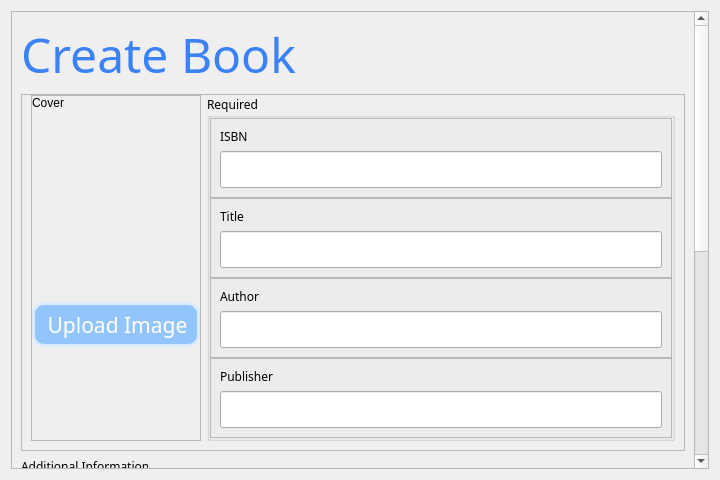
<?xml version="1.0" encoding="UTF-8"?>
<ui version="4.0">
 <class>Dialog</class>
 <widget class="QDialog" name="Dialog">
  <property name="geometry">
   <rect>
    <x>0</x>
    <y>0</y>
    <width>720</width>
    <height>480</height>
   </rect>
  </property>
  <property name="windowTitle">
   <string>Add Book</string>
  </property>
  <layout class="QVBoxLayout" name="dialogVerticalLayout">
   <item>
    <widget class="QScrollArea" name="scrollArea">
     <property name="widgetResizable">
      <bool>true</bool>
     </property>
     <widget class="QWidget" name="scrollAreaWidgetContents">
      <property name="geometry">
       <rect>
        <x>0</x>
        <y>0</y>
        <width>694</width>
        <height>903</height>
       </rect>
      </property>
      <layout class="QVBoxLayout" name="verticalLayout_12">
       <item>
        <widget class="QLabel" name="bookFormDialogTitle">
         <property name="font">
          <font>
           <family>Magic Retro</family>
           <pointsize>36</pointsize>
          </font>
         </property>
         <property name="styleSheet">
          <string notr="true">QLabel { color: #3B82F6; }</string>
         </property>
         <property name="text">
          <string>Create Book</string>
         </property>
        </widget>
       </item>
       <item>
        <spacer name="verticalSpacer_2">
         <property name="orientation">
          <enum>Qt::Orientation::Vertical</enum>
         </property>
         <property name="sizeHint" stdset="0">
          <size>
           <width>20</width>
           <height>40</height>
          </size>
         </property>
        </spacer>
       </item>
       <item>
        <widget class="QFrame" name="frame_10">
         <property name="frameShape">
          <enum>QFrame::Shape::StyledPanel</enum>
         </property>
         <property name="frameShadow">
          <enum>QFrame::Shadow::Raised</enum>
         </property>
         <layout class="QHBoxLayout" name="horizontalLayout">
          <property name="topMargin">
           <number>0</number>
          </property>
          <item>
           <widget class="QFrame" name="frame_9">
            <property name="frameShape">
             <enum>QFrame::Shape::StyledPanel</enum>
            </property>
            <property name="frameShadow">
             <enum>QFrame::Shadow::Raised</enum>
            </property>
            <layout class="QVBoxLayout" name="verticalLayout_11">
             <property name="leftMargin">
              <number>0</number>
             </property>
             <property name="topMargin">
              <number>0</number>
             </property>
             <property name="rightMargin">
              <number>0</number>
             </property>
             <property name="bottomMargin">
              <number>0</number>
             </property>
             <item alignment="Qt::AlignmentFlag::AlignBottom">
              <widget class="QLabel" name="label_11">
               <property name="text">
                <string>Cover</string>
               </property>
              </widget>
             </item>
             <item>
              <widget class="QLabel" name="bookCoverPlaceholder">
               <property name="minimumSize">
                <size>
                 <width>140</width>
                 <height>180</height>
                </size>
               </property>
               <property name="maximumSize">
                <size>
                 <width>140</width>
                 <height>180</height>
                </size>
               </property>
               <property name="styleSheet">
                <string notr="true">image: url(:/assets/images/placeholder.png);
QLabel {
  border-radius: 12px;
  border: 3px solid #DBEAFE;
}</string>
               </property>
               <property name="scaledContents">
                <bool>true</bool>
               </property>
              </widget>
             </item>
             <item>
              <widget class="QToolButton" name="toolButton">
               <property name="minimumSize">
                <size>
                 <width>36</width>
                 <height>36</height>
                </size>
               </property>
               <property name="font">
                <font>
                 <family>Poppins</family>
                 <pointsize>16</pointsize>
                </font>
               </property>
               <property name="styleSheet">
                <string notr="true">QToolButton {
  background: #93C5FD; color: #FFF;
  border-radius: 12px; border: 3px solid #DBEAFE;
  padding: 3px 3px 3px 6px;
}
QToolButton:hover   { background: rgba(147,197,253,200); }
QToolButton:pressed { background: rgba(147,197,253,150); }
QToolButton QLabel  { margin-left: 6px; }</string>
               </property>
               <property name="text">
                <string>Upload Image</string>
               </property>
               <property name="toolButtonStyle">
                <enum>Qt::ToolButtonStyle::ToolButtonTextBesideIcon</enum>
               </property>
              </widget>
             </item>
             <item>
              <spacer name="verticalSpacer">
               <property name="orientation">
                <enum>Qt::Orientation::Vertical</enum>
               </property>
               <property name="sizeHint" stdset="0">
                <size>
                 <width>20</width>
                 <height>40</height>
                </size>
               </property>
              </spacer>
             </item>
            </layout>
           </widget>
          </item>
          <item>
           <widget class="QGroupBox" name="groupBox">
            <property name="font">
             <font>
              <family>Poppins</family>
             </font>
            </property>
            <property name="title">
             <string>Required</string>
            </property>
            <layout class="QVBoxLayout" name="verticalLayout_5">
             <property name="spacing">
              <number>0</number>
             </property>
             <property name="leftMargin">
              <number>0</number>
             </property>
             <property name="topMargin">
              <number>0</number>
             </property>
             <property name="rightMargin">
              <number>0</number>
             </property>
             <property name="bottomMargin">
              <number>0</number>
             </property>
             <item>
              <widget class="QFrame" name="frame">
               <property name="minimumSize">
                <size>
                 <width>0</width>
                 <height>80</height>
                </size>
               </property>
               <property name="frameShape">
                <enum>QFrame::Shape::StyledPanel</enum>
               </property>
               <property name="frameShadow">
                <enum>QFrame::Shadow::Raised</enum>
               </property>
               <layout class="QVBoxLayout" name="verticalLayout">
                <item alignment="Qt::AlignmentFlag::AlignBottom">
                 <widget class="QLabel" name="label">
                  <property name="text">
                   <string>ISBN</string>
                  </property>
                 </widget>
                </item>
                <item>
                 <widget class="QLineEdit" name="bookIsbnInput">
                  <property name="sizePolicy">
                   <sizepolicy hsizetype="Expanding" vsizetype="Expanding">
                    <horstretch>0</horstretch>
                    <verstretch>0</verstretch>
                   </sizepolicy>
                  </property>
                 </widget>
                </item>
               </layout>
              </widget>
             </item>
             <item>
              <widget class="QFrame" name="frame_2">
               <property name="minimumSize">
                <size>
                 <width>0</width>
                 <height>80</height>
                </size>
               </property>
               <property name="frameShape">
                <enum>QFrame::Shape::StyledPanel</enum>
               </property>
               <property name="frameShadow">
                <enum>QFrame::Shadow::Raised</enum>
               </property>
               <layout class="QVBoxLayout" name="verticalLayout_2">
                <item alignment="Qt::AlignmentFlag::AlignBottom">
                 <widget class="QLabel" name="label_2">
                  <property name="text">
                   <string>Title</string>
                  </property>
                 </widget>
                </item>
                <item>
                 <widget class="QLineEdit" name="bookTitleInput">
                  <property name="sizePolicy">
                   <sizepolicy hsizetype="Expanding" vsizetype="Expanding">
                    <horstretch>0</horstretch>
                    <verstretch>0</verstretch>
                   </sizepolicy>
                  </property>
                 </widget>
                </item>
               </layout>
              </widget>
             </item>
             <item>
              <widget class="QFrame" name="frame_3">
               <property name="minimumSize">
                <size>
                 <width>0</width>
                 <height>80</height>
                </size>
               </property>
               <property name="frameShape">
                <enum>QFrame::Shape::StyledPanel</enum>
               </property>
               <property name="frameShadow">
                <enum>QFrame::Shadow::Raised</enum>
               </property>
               <layout class="QVBoxLayout" name="verticalLayout_3">
                <item alignment="Qt::AlignmentFlag::AlignBottom">
                 <widget class="QLabel" name="label_3">
                  <property name="text">
                   <string>Author</string>
                  </property>
                 </widget>
                </item>
                <item>
                 <widget class="QLineEdit" name="bookAuthorInput">
                  <property name="sizePolicy">
                   <sizepolicy hsizetype="Expanding" vsizetype="Expanding">
                    <horstretch>0</horstretch>
                    <verstretch>0</verstretch>
                   </sizepolicy>
                  </property>
                 </widget>
                </item>
               </layout>
              </widget>
             </item>
             <item>
              <widget class="QFrame" name="frame_4">
               <property name="minimumSize">
                <size>
                 <width>0</width>
                 <height>80</height>
                </size>
               </property>
               <property name="frameShape">
                <enum>QFrame::Shape::StyledPanel</enum>
               </property>
               <property name="frameShadow">
                <enum>QFrame::Shadow::Raised</enum>
               </property>
               <layout class="QVBoxLayout" name="verticalLayout_4">
                <item alignment="Qt::AlignmentFlag::AlignBottom">
                 <widget class="QLabel" name="label_5">
                  <property name="text">
                   <string>Publisher</string>
                  </property>
                 </widget>
                </item>
                <item>
                 <widget class="QLineEdit" name="bookPublisherInput">
                  <property name="sizePolicy">
                   <sizepolicy hsizetype="Expanding" vsizetype="Expanding">
                    <horstretch>0</horstretch>
                    <verstretch>0</verstretch>
                   </sizepolicy>
                  </property>
                 </widget>
                </item>
               </layout>
              </widget>
             </item>
            </layout>
           </widget>
          </item>
         </layout>
        </widget>
       </item>
       <item>
        <widget class="QGroupBox" name="groupBox_2">
         <property name="font">
          <font>
           <family>Poppins</family>
          </font>
         </property>
         <property name="title">
          <string>Additional Information</string>
         </property>
         <layout class="QVBoxLayout" name="verticalLayout_6">
          <property name="spacing">
           <number>0</number>
          </property>
          <property name="leftMargin">
           <number>0</number>
          </property>
          <property name="topMargin">
           <number>0</number>
          </property>
          <property name="rightMargin">
           <number>0</number>
          </property>
          <property name="bottomMargin">
           <number>0</number>
          </property>
          <item>
           <widget class="QFrame" name="frame_5">
            <property name="minimumSize">
             <size>
              <width>0</width>
              <height>80</height>
             </size>
            </property>
            <property name="frameShape">
             <enum>QFrame::Shape::StyledPanel</enum>
            </property>
            <property name="frameShadow">
             <enum>QFrame::Shadow::Raised</enum>
            </property>
            <layout class="QVBoxLayout" name="verticalLayout_7">
             <item alignment="Qt::AlignmentFlag::AlignBottom">
              <widget class="QLabel" name="label_6">
               <property name="text">
                <string>Publication Year</string>
               </property>
              </widget>
             </item>
             <item>
              <widget class="QLineEdit" name="bookYearInput">
               <property name="sizePolicy">
                <sizepolicy hsizetype="Expanding" vsizetype="Expanding">
                 <horstretch>0</horstretch>
                 <verstretch>0</verstretch>
                </sizepolicy>
               </property>
              </widget>
             </item>
            </layout>
           </widget>
          </item>
          <item>
           <widget class="QFrame" name="frame_6">
            <property name="minimumSize">
             <size>
              <width>0</width>
              <height>80</height>
             </size>
            </property>
            <property name="frameShape">
             <enum>QFrame::Shape::StyledPanel</enum>
            </property>
            <property name="frameShadow">
             <enum>QFrame::Shadow::Raised</enum>
            </property>
            <layout class="QVBoxLayout" name="verticalLayout_8">
             <item alignment="Qt::AlignmentFlag::AlignBottom">
              <widget class="QLabel" name="label_7">
               <property name="text">
                <string>Genre</string>
               </property>
              </widget>
             </item>
             <item>
              <widget class="QLineEdit" name="bookGenreInput">
               <property name="sizePolicy">
                <sizepolicy hsizetype="Expanding" vsizetype="Expanding">
                 <horstretch>0</horstretch>
                 <verstretch>0</verstretch>
                </sizepolicy>
               </property>
              </widget>
             </item>
            </layout>
           </widget>
          </item>
          <item>
           <widget class="QFrame" name="frame_7">
            <property name="minimumSize">
             <size>
              <width>0</width>
              <height>80</height>
             </size>
            </property>
            <property name="frameShape">
             <enum>QFrame::Shape::StyledPanel</enum>
            </property>
            <property name="frameShadow">
             <enum>QFrame::Shadow::Raised</enum>
            </property>
            <layout class="QVBoxLayout" name="verticalLayout_9">
             <item alignment="Qt::AlignmentFlag::AlignBottom">
              <widget class="QLabel" name="label_8">
               <property name="text">
                <string>Language</string>
               </property>
              </widget>
             </item>
             <item>
              <widget class="QLineEdit" name="bookLanguageInput">
               <property name="sizePolicy">
                <sizepolicy hsizetype="Expanding" vsizetype="Expanding">
                 <horstretch>0</horstretch>
                 <verstretch>0</verstretch>
                </sizepolicy>
               </property>
              </widget>
             </item>
            </layout>
           </widget>
          </item>
          <item>
           <widget class="QFrame" name="frame_8">
            <property name="minimumSize">
             <size>
              <width>0</width>
              <height>80</height>
             </size>
            </property>
            <property name="frameShape">
             <enum>QFrame::Shape::StyledPanel</enum>
            </property>
            <property name="frameShadow">
             <enum>QFrame::Shadow::Raised</enum>
            </property>
            <layout class="QVBoxLayout" name="verticalLayout_10">
             <item alignment="Qt::AlignmentFlag::AlignBottom">
              <widget class="QLabel" name="label_9">
               <property name="text">
                <string>Description</string>
               </property>
              </widget>
             </item>
             <item>
              <widget class="QLineEdit" name="bookDescriptionInput">
               <property name="sizePolicy">
                <sizepolicy hsizetype="Expanding" vsizetype="Expanding">
                 <horstretch>0</horstretch>
                 <verstretch>0</verstretch>
                </sizepolicy>
               </property>
              </widget>
             </item>
            </layout>
           </widget>
          </item>
         </layout>
        </widget>
       </item>
       <item>
        <spacer name="verticalSpacer_3">
         <property name="orientation">
          <enum>Qt::Orientation::Vertical</enum>
         </property>
         <property name="sizeHint" stdset="0">
          <size>
           <width>20</width>
           <height>40</height>
          </size>
         </property>
        </spacer>
       </item>
       <item>
        <widget class="QFrame" name="frame_11">
         <property name="sizePolicy">
          <sizepolicy hsizetype="Preferred" vsizetype="Preferred">
           <horstretch>0</horstretch>
           <verstretch>1</verstretch>
          </sizepolicy>
         </property>
         <property name="minimumSize">
          <size>
           <width>0</width>
           <height>60</height>
          </size>
         </property>
         <property name="frameShape">
          <enum>QFrame::Shape::StyledPanel</enum>
         </property>
         <property name="frameShadow">
          <enum>QFrame::Shadow::Raised</enum>
         </property>
         <layout class="QHBoxLayout" name="horizontalLayout_2">
          <property name="topMargin">
           <number>0</number>
          </property>
          <property name="bottomMargin">
           <number>0</number>
          </property>
          <item>
           <spacer name="horizontalSpacer">
            <property name="orientation">
             <enum>Qt::Orientation::Horizontal</enum>
            </property>
            <property name="sizeHint" stdset="0">
             <size>
              <width>40</width>
              <height>20</height>
             </size>
            </property>
           </spacer>
          </item>
          <item>
           <widget class="QPushButton" name="cancelBookButton">
            <property name="minimumSize">
             <size>
              <width>100</width>
              <height>0</height>
             </size>
            </property>
            <property name="font">
             <font>
              <family>Poppins</family>
             </font>
            </property>
            <property name="styleSheet">
             <string notr="true">QPushButton {
  border-radius: 12px; background: #FFF; padding: 6px;
}
QPushButton:hover   { background: rgba(255,255,255,200); }
QPushButton:pressed { background: rgba(255,255,255,150); }</string>
            </property>
            <property name="text">
             <string>Cancel</string>
            </property>
           </widget>
          </item>
          <item>
           <widget class="QPushButton" name="addStockButton">
            <property name="minimumSize">
             <size>
              <width>100</width>
              <height>0</height>
             </size>
            </property>
            <property name="font">
             <font>
              <family>Poppins</family>
             </font>
            </property>
            <property name="styleSheet">
             <string notr="true">QPushButton {
  border-radius: 12px; background: #FFF; padding: 6px;
}
QPushButton:hover   { background: rgba(255,255,255,200); }
QPushButton:pressed { background: rgba(255,255,255,150); }</string>
            </property>
            <property name="text">
             <string>Add Stock</string>
            </property>
           </widget>
          </item>
          <item>
           <widget class="QPushButton" name="createBookButton">
            <property name="minimumSize">
             <size>
              <width>100</width>
              <height>0</height>
             </size>
            </property>
            <property name="font">
             <font>
              <family>Poppins</family>
             </font>
            </property>
            <property name="styleSheet">
             <string notr="true">QPushButton {
  border-radius: 12px; background: #3B82F6; color: #FFF; padding: 6px;
}
QPushButton:hover   { background: rgba(59,130,246,200); }
QPushButton:pressed { background: rgba(59,130,246,150); }</string>
            </property>
            <property name="text">
             <string>Create</string>
            </property>
           </widget>
          </item>
         </layout>
        </widget>
       </item>
      </layout>
     </widget>
    </widget>
   </item>
  </layout>
 </widget>
 <resources/>
 <connections/>
</ui>
